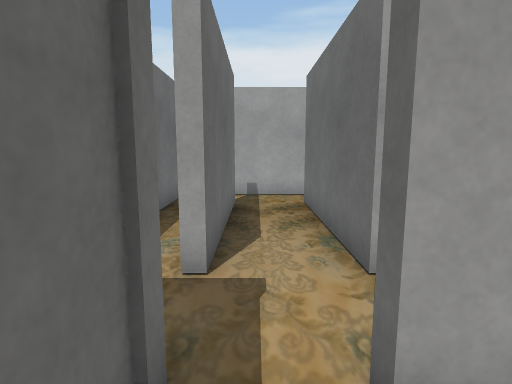
View 1 (above)

24 first-person views from a walk through a scene from a Unity 3-D project. The camera is 1.5 m above the floor, tilts 8° down and sees 80° across. The floor is counted in squares, 1 m on a side. Each view is taken from the middle of a square. On the plan, view 1 faces up. The plan holds only what a view shows up to about 15 squares ahead; the rest is blank. The place goes on beyond the plan. The player is left out. Some surface patterns are stand-ins.

View 2
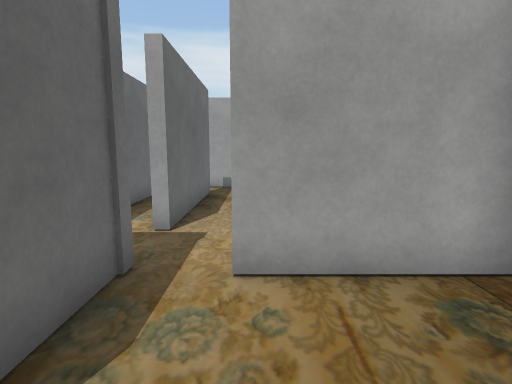

View 3
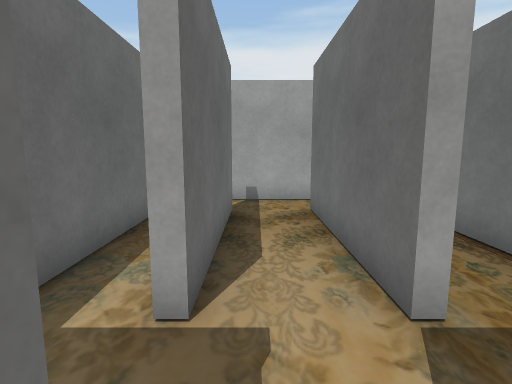

View 4
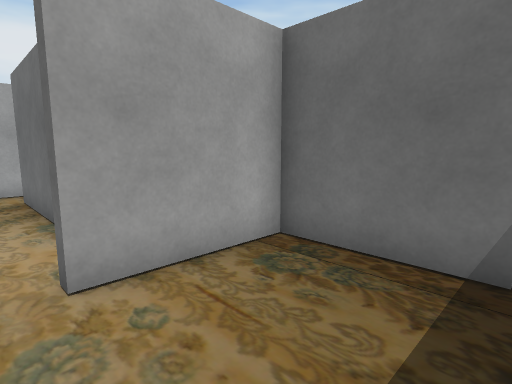

View 5
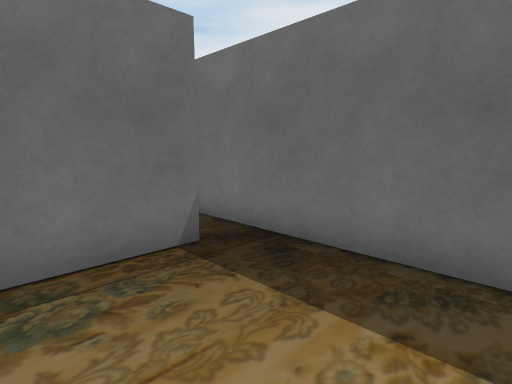

View 6
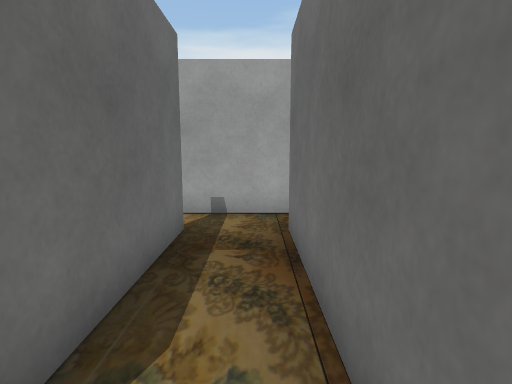

View 7
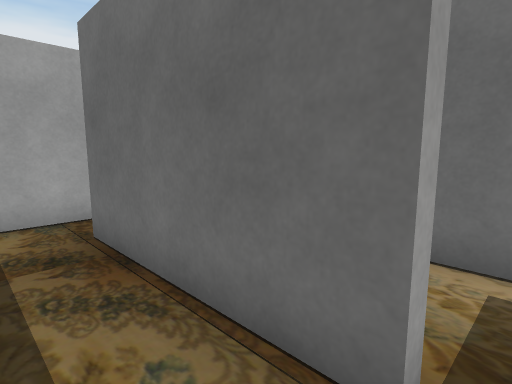

View 8
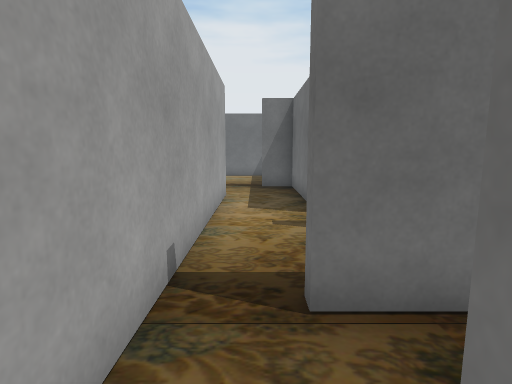

View 9
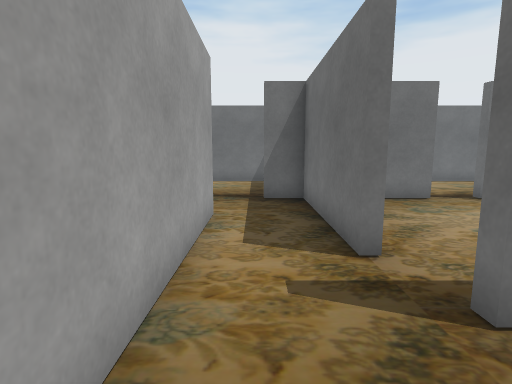

View 10
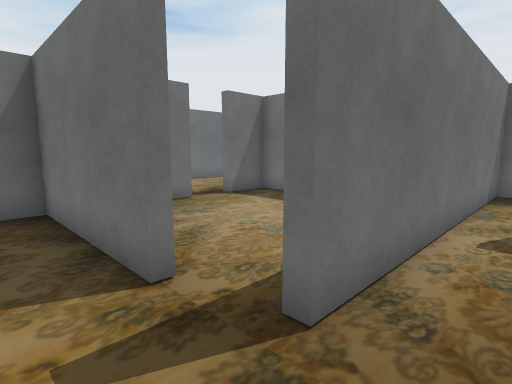

View 11
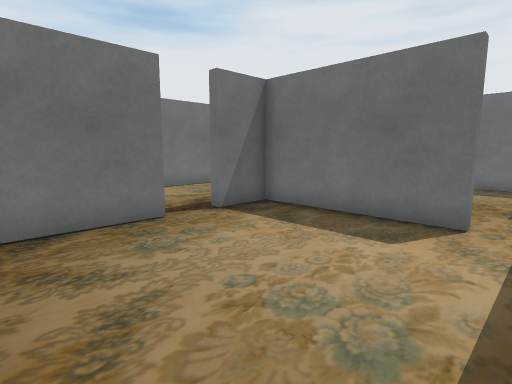

View 12
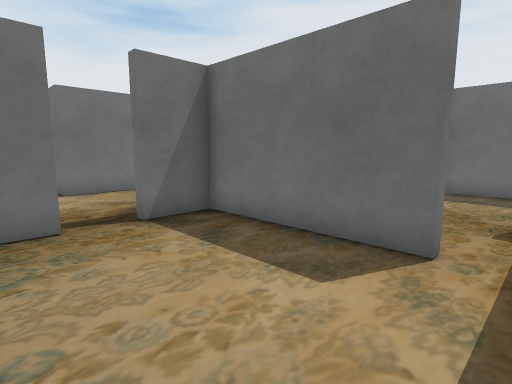

View 13
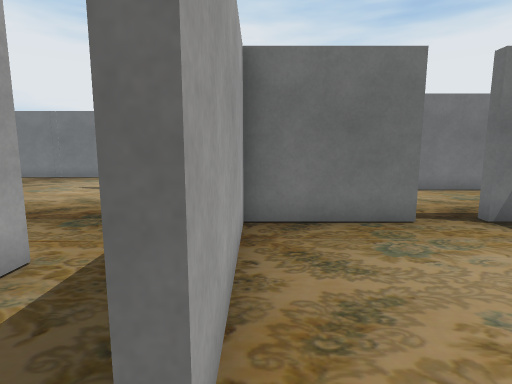

View 14
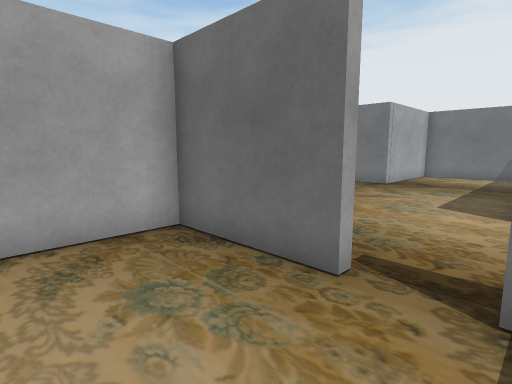

View 15
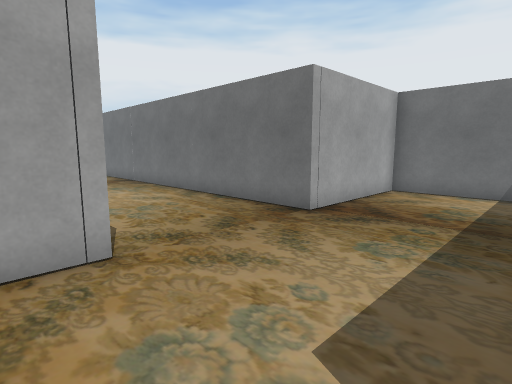

View 16
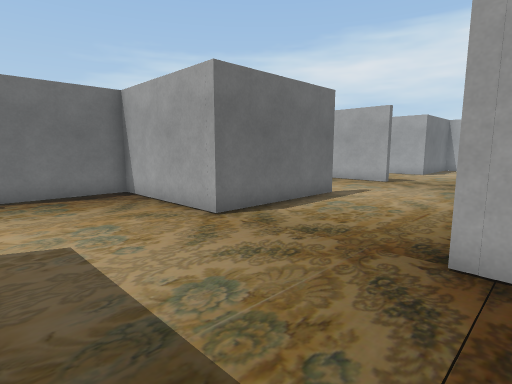

View 17
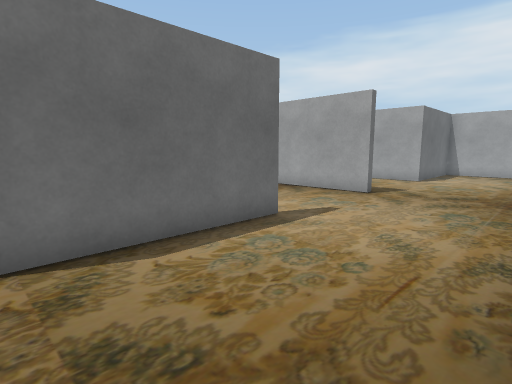

View 18
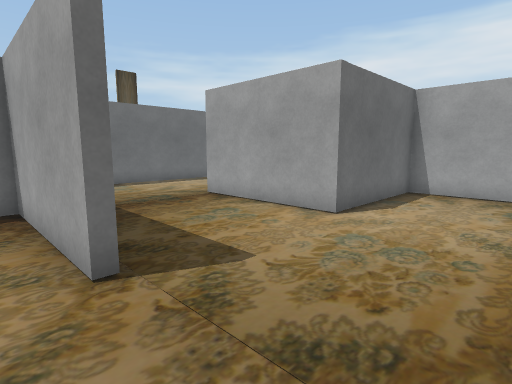

View 19
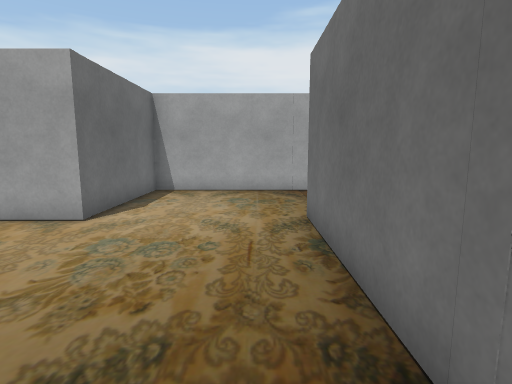

View 20
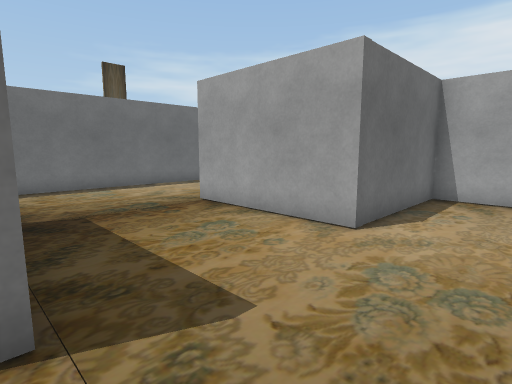

View 21
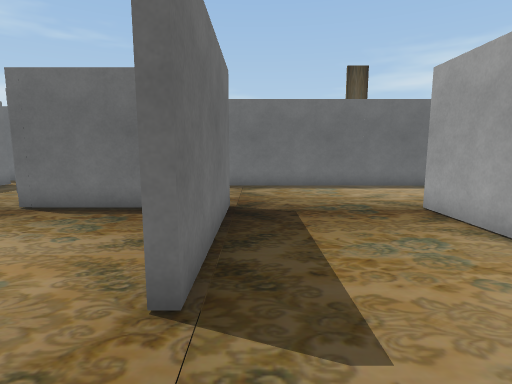

View 22
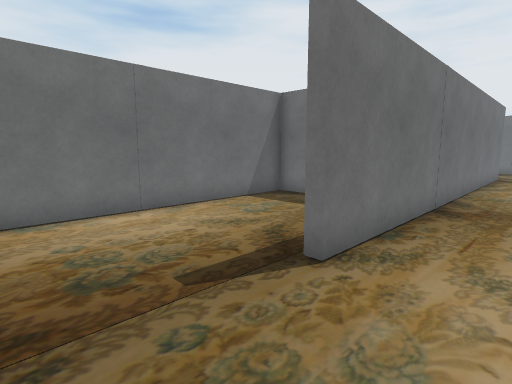

View 23
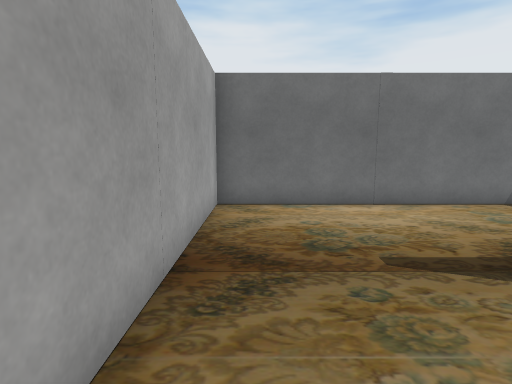

View 24
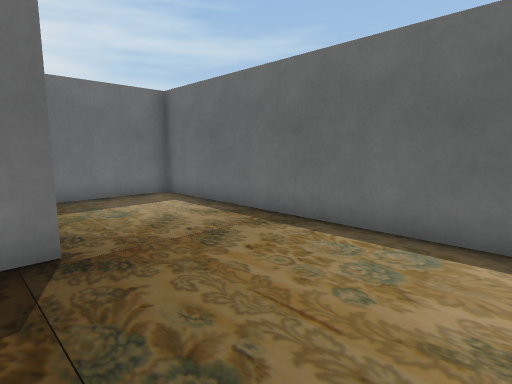

### Floor plan
Points are (right, up) in squares from view 1. A wall is a line through its corners. A room is listed if a view was taken in it or the views show most of it. See-through windows are left out.
Room 1 (views 1, 2, 3, 4, 5)
walls: (-0.6, 1.9) (-0.6, -0.2); (0.2, -3) (6.4, -3); (4.1, -1.9) (4.1, 1.4) (0.7, 1.4)
ways out: opening at (0, 2) to room 3
Room 2 (views 6, 7)
walls: (1.8, 3.5) (1.4, 3.5); (1.7, 8.6) (1.7, 4.4); (3.6, 3.5) (3.6, 8.5); (3.5, 10) (1.6, 10)
ways out: opening at (1, 3) to room 3; opening at (1, 9) to room 3; opening at (4, 3) to room 4; opening at (4, 9) to room 4
Room 3 (view 8)
walls: (-0.6, 8.6) (-0.6, 3.5); (1.4, 3.5) (1.4, 8.6); (1.6, 10) (-0.9, 10); (0.7, 1.4) (0.7, 1.9)
ways out: opening at (0, 2) to room 1; opening at (1, 3) to room 2; opening at (1, 9) to room 2; opening at (-1, 3); opening at (-1, 9)
Room 4 (views 9, 10)
walls: (4, 3.5) (3.6, 3.5); (3.6, 8.5) (4, 8.5); (6.5, 10) (3.5, 10); (6.4, -3) (6.4, 7)
ways out: opening at (4, 3) to room 2; opening at (4, 9) to room 2; opening at (6, 8.5) to room 7
Room 5 (views 11, 12, 13, 14)
walls: (8, 0.5) (13.1, 0.5) (13.1, 2.2); (6.4, 7) (6.8, 7); (13.1, 3.7) (13.1, 7.2) (8.1, 7.2) (8.1, 7.6)
ways out: opening at (13, 3) to room 6; opening at (7, 8) to room 7; opening at (7.5, 0)
Room 6 (views 15, 16, 17, 18, 19, 20, 21, 22, 23, 24)
walls: (18.5, 12.4) (18.5, 7.2) (13.4, 7.2) (13.4, 3.7) (13.1, 3.7); (18.1, 8.6) (18.1, 11); (18.5, 17) (13.4, 17); (27, 17.6) (28.2, 17.6) (28.2, 27.1) (18.5, 27.1) (18.5, 22.3) (13.2, 22.3); (13.4, 15.1) (13.4, 11.9); (28.2, 3.5) (28.2, 7.2) (23.1, 7.2) (23.1, 22.6) (23.5, 22.6); (13, 17.3) (18.5, 17.3); (10.6, 7.6) (13.1, 7.6) (13.1, 8.7); (13.1, 2.2) (13.5, 2.2); (18.1, -1.4) (18.1, 2.5) (19, 2.5); (8.7, 25.5) (8.7, 12.3) (12.1, 12.3)
ways out: opening at (13, 3) to room 5; opening at (11, 9) to room 7
Room 7 (no view inside)
walls: (8.1, 7.6) (10.6, 7.6); (10.9, 10) (6.5, 10)
ways out: opening at (6, 8.5) to room 4; opening at (7, 8) to room 5; opening at (11, 9) to room 6

Where each view was taken, in squares from view 1:
view 1: 0 up, 0 right, facing up
view 2: 2 down, 1 right, facing up
view 3: 1 up, 0 right, facing up
view 4: 2 down, 0 right, facing up-right
view 5: 1 up, 0 right, facing down-right
view 6: 3 up, 3 right, facing up
view 7: 3 up, 2 right, facing up-right
view 8: 9 up, 1 right, facing right
view 9: 9 up, 4 right, facing right
view 10: 9 up, 5 right, facing down-right
view 11: 7 up, 7 right, facing down-right
view 12: 5 up, 7 right, facing down-right
view 13: 7 up, 7 right, facing right
view 14: 2 up, 10 right, facing up-right
view 15: 3 up, 17 right, facing up-right
view 16: 3 up, 24 right, facing up-left
view 17: 7 up, 23 right, facing up-left
view 18: 16 up, 22 right, facing up-left
view 19: 16 up, 22 right, facing up
view 20: 17 up, 21 right, facing up-left
view 21: 18 up, 21 right, facing left
view 22: 26 up, 21 right, facing down-right
view 23: 26 up, 20 right, facing right
view 24: 22 up, 14 right, facing down-left
